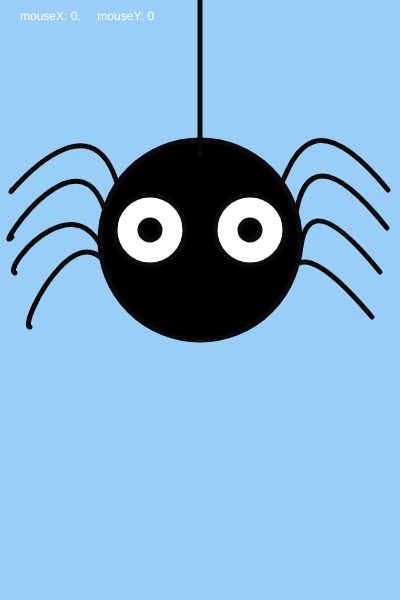
Frame 1 (no input)
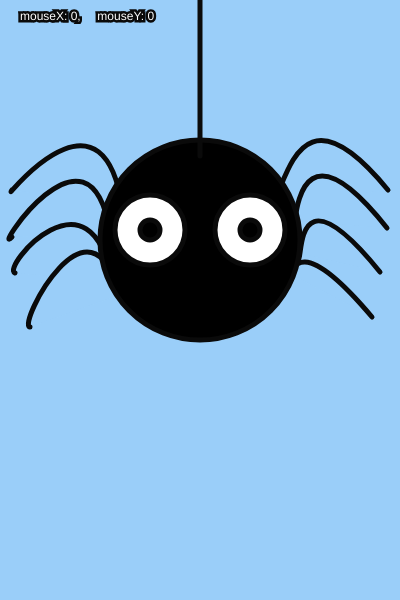
Frame 60 (no input)
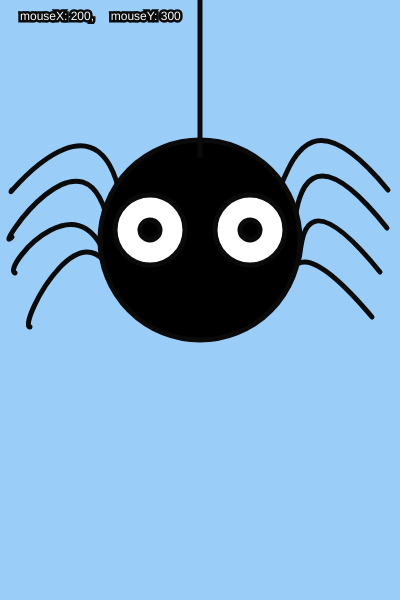
Frame 120 (the mouse pressed at the canvas centre since frame 60)

The p5.js sketch that drew these frames (run headless with seeded random() and noise() and a simulated clock; from frame 60 on, the mouse is pressed at the canvas centre):

// p5.js sketch
// ── sketch.js
let xMax = 400;
let yMax = 600;

let xRocket = xMax/2;
let yRocket = yMax*0.4

function setup() {
  createCanvas(xMax, yMax);
}

function draw() {
  background("#9acef9ff");
  //mostrare un testo bianco che mostra le coordinate del mouse sul foglio da disegno
  fill(255); //bianco
  //string, x, y
  text("mouseX: " + mouseX + ", \
    mouseY: " + mouseY,20,20);

push()

//zampe ragno sx
fill("#9acef9ff");
stroke(10);
strokeWeight(5)
curve(200, 100, 12, 190, 122, 206, 137, 1000);

//zampe ragno sx
fill("#9acef9ff");
stroke(10);
strokeWeight(5)
curve(240, 100, 12, 237, 110, 232, 137, 1000);

//zampe ragno sx
fill("#9acef9ff");
stroke(10);
strokeWeight(5)
curve(200, 310, 15, 273, 112, 282, 137, 1000);

//zampe ragno sx
fill("#9acef9ff");
stroke(10);
strokeWeight(5)
curve(200, 300, 30, 327, 119, 295, 200, 1000);

//zampe ragno dx
fill("#9acef9ff");
stroke(10);
strokeWeight(5)
curve(220, 10, 259, 206, 388, 190, 910, 1000);

//zampe ragno dx
fill("#9acef9ff");
stroke(10);
strokeWeight(5)
curve(350, 10, 292, 221, 387, 228, 910, 1000);

//zampe ragno dx
fill("#9acef9ff");
stroke(10);
strokeWeight(5)
curve(290, 10, 294, 252, 380, 272, 900, 1000);

//zampe ragno dx
fill("#9acef9ff");
stroke(10);
strokeWeight(5)
curve(290, 10, 283, 270, 372, 317, 900, 1000);


push()

//cerchio nero corpo
fill(0, 0, 0);
ellipse(xRocket, yRocket, 200, 200);

//cerchio occhio sx
fill(255);
ellipse(xRocket-50, yRocket-10, 70, 70);

//cerchio occhio dx
fill(255);
ellipse(xRocket+50, yRocket-10, 70, 70);

//cerchio occhio nero sx
fill(0);
ellipse(xRocket-50, yRocket-10, 20, 20);

//cerchio occhio nero dx
fill(0);
ellipse(xRocket+50, yRocket-10, 20, 20);

//filo ragno
fill(0);
  line(200, 0, 200, 156)

pop()

  }
